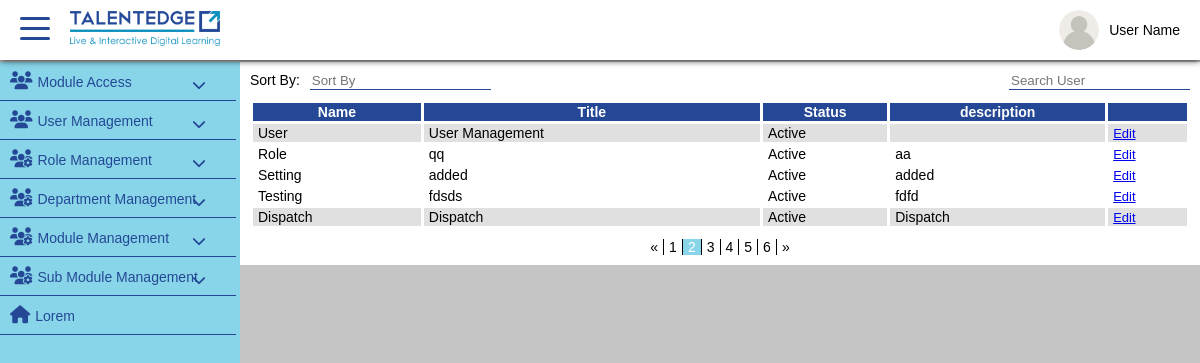
Page /index.php/module/moduleList on the committed database.
### tables this page shows
CREATE TABLE `module` (
  `id` int(10) NOT NULL,
  `name` varchar(50) NOT NULL,
  `title` varchar(50) NOT NULL,
  `description` varchar(100) NOT NULL,
  `status` tinyint(1) NOT NULL,
  `deleted` tinyint(1) NOT NULL DEFAULT '0',
  `date_entered` datetime NOT NULL DEFAULT CURRENT_TIMESTAMP,
  `date_modified` datetime NOT NULL,
  `modified_user_id` int(10) NOT NULL,
  `created_by` int(10) NOT NULL,
  `subModuleId` int(11) NOT NULL
);

### application/controllers/Module.php (called while the page is built, shortened)
<?php
class Module extends CI_Controller{
	function __construct()
	{
	$this->load->model('Modulemgt');
	}
	function moduleList(){
		$data['moduleList'] = $this->Modulemgt->getModules();
		$this->load->view("moduleListIndex.php",$data);
	}
}
?>

### index.php (called while the page is built, shortened)
<?php
require_once BASEPATH.'core/CodeIgniter.php';

### application/models/Modulemgt.php (called while the page is built, shortened)
<?php
class Modulemgt  extends CI_Model{
		public function getModules(){
			$this->db->where('deleted',0);
			$query=$this->db->get('module');
			return $query->result();
		}
}
?>

### application/views/moduleListIndex.php (the view, shortened to what this page needs)
<!DOCTYPE html>
<html>
	<head>
		<link rel="stylesheet" type="text/css" href="<?php  echo _ROOT; ?>assets/css/user-upload-style.css"/>
		<link rel="stylesheet" type="text/css" href="<?php  echo _ROOT; ?>assets/css/user-list-view.css"/>
		<link rel="stylesheet" type="text/css" href="<?php  echo _ROOT; ?>assets/css/custom-basic-styles.css"/>
		<link rel="stylesheet" type="text/css" href="<?php  echo _ROOT; ?>assets/css/sideNav.css"/>
		<link rel="stylesheet" type="text/css" href="<?php  echo _ROOT; ?>assets/css/header.css"/>
    </head>
	<body>
		<?php require_once("header/header.php"); ?>
		<main class="d-flex">
		 	<?php require_once("sideNav/sideNav.php"); ?>
			<div class="te-container">
				<div class="users-view">
					<div class="d-flex table-header">
						<div class="sort-bar d-flex">
							<p>Sort By: </p>
							<input type="text" name="userSearch" class="" placeholder="Sort By" />
						</div>
						<div class="search-bar">
							<input type="text" name="userSearch" class="" placeholder="Search User" />
						</div>
					</div>
					<table id="example" class="display" style="width:100%" cellspacing="3px">
				        <thead>
				            <tr>
				                <th>Name</th>
				                <th>Title</th>
				                <th>Status</th>
				                <th>description</th>
				                <th></th>
				            </tr>
				        </thead>
				        <?php foreach($moduleList as $row){ ?>
		        	<tr>
		                <td><?php echo $row->name ?></td>
		                <td><?php echo $row->title ?></td>
						<?php if($row->status == 1){ ?>
		                <td>Active</td>
						<?php }else{ ?>
							<td>In Active</td>
						<?php } ?>
		                <td><?php echo $row->description ?></td>
		                <td><a id="editData" href="<?php echo _ROOT; ?>Module/updateModuleForm/<?php echo $row->id; ?>"><span class='cta-edit-user'>Edit</a></td>
		            </tr>
				<?php }?>
				</table>
				    <div class="table-footer">
						<div class="pagination">
						    <a href="#">&laquo;</a>
						    <a href="#">1</a>
						    <a href="#" class="active">2</a>
						    <a href="#">3</a>
						    <a href="#">4</a>
						    <a href="#">5</a>
						    <a href="#">6</a>
						    <a href="#">&raquo;</a>
						</div>
					</div>
				</div>
			</div>
		</main>
	</body>
</html>

### assets/css/user-list-view.css (style rules this page uses)
body { background: #c5c5c5; }
.table-header.d-flex { justify-content: space-between; }
.table-header .sort-bar p { margin: 0 10px 0 0; }
.table-header .sort-bar input { border: none; border-bottom: 1px solid #244895; }
.users-view { padding: 10px; background: #fff; }
.cta-edit-user { font-size: 13px; }
.table-header { justify-content: flex-start; margin-bottom: 10px; }
.table-header .search-bar input { border : none; border-bottom: 1px solid #244895; }
thead { background: #244895; color: #fff; }
#example tbody tr:nth-child(odd) { cursor: pointer; }
tbody td { padding-left: 5px; }
tbody tr:nth-child(4n+1) { background: #e0e0e0; }
.pagination { margin-top: 10px; display: flex; justify-content: center; align-items: center; }
.pagination a { text-decoration: none; color: #000; border-right: 1px solid #000; padding: 0px 5px; }
.pagination a:last-child { border-right: none; }
.pagination a.active { background-color: #88D5E9; color: #fff; }

### assets/css/custom-basic-styles.css (style rules this page uses)
body { margin: 0; font-family: sans-serif; font-size: 14px; }
.d-flex { display: flex; flex-wrap: wrap; justify-content: center; align-items: flex-start; }
.te-container { position: relative; margin: 0; width: 80% !important; left: 10% !important; top: 62px; overflow-y: auto; transition: all 0.4s linear; }

### rows in the picture
module: name "User", title "User Management", status "Active"
module: name "Role", title "qq", status "Active", description "aa"
module: name "Setting", title "added", status "Active", description "added"
module: name "Testing", title "fdsds", status "Active", description "fdfd"
module: name "Dispatch", title "Dispatch", status "Active", description "Dispatch"
